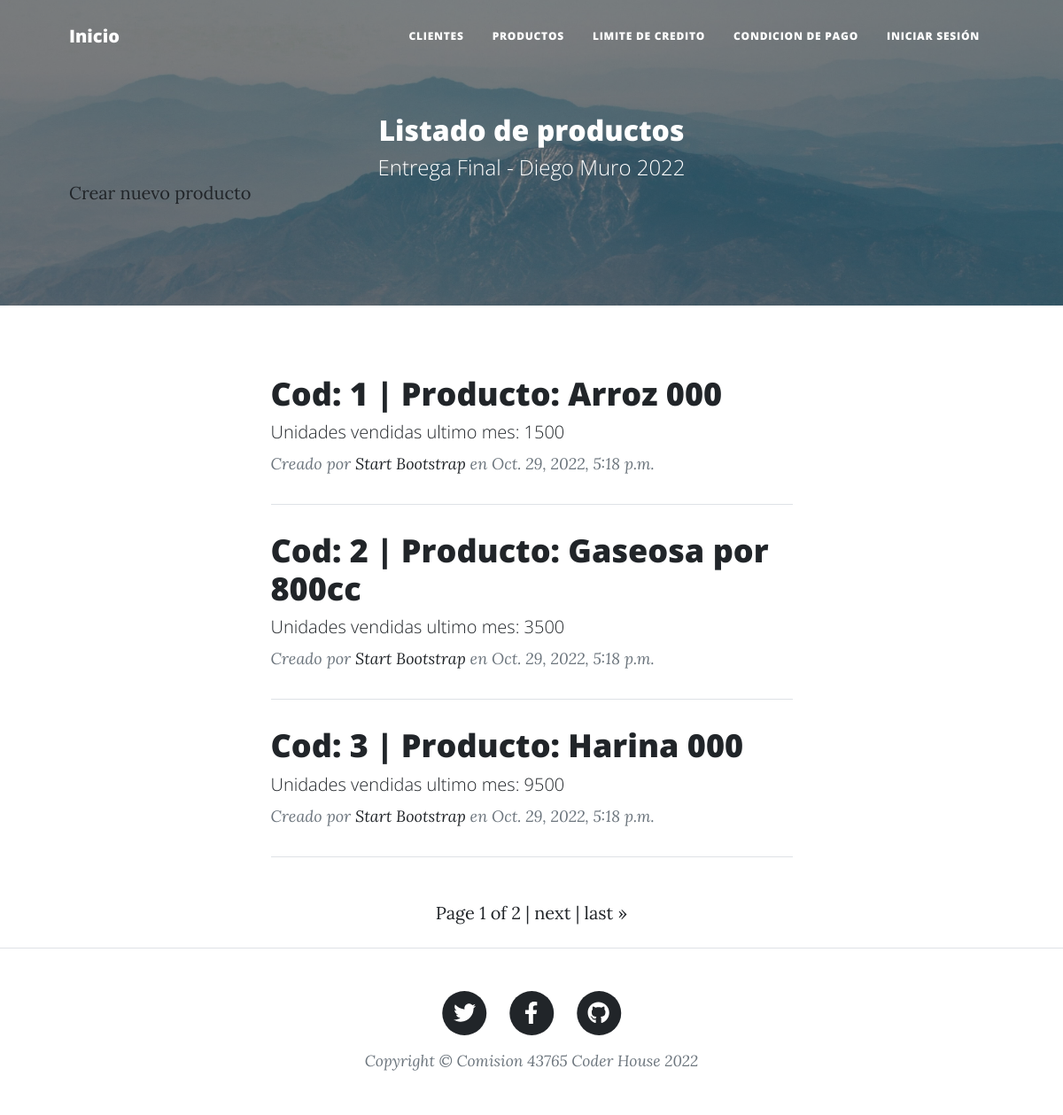
The app's page /product/products/, older data.
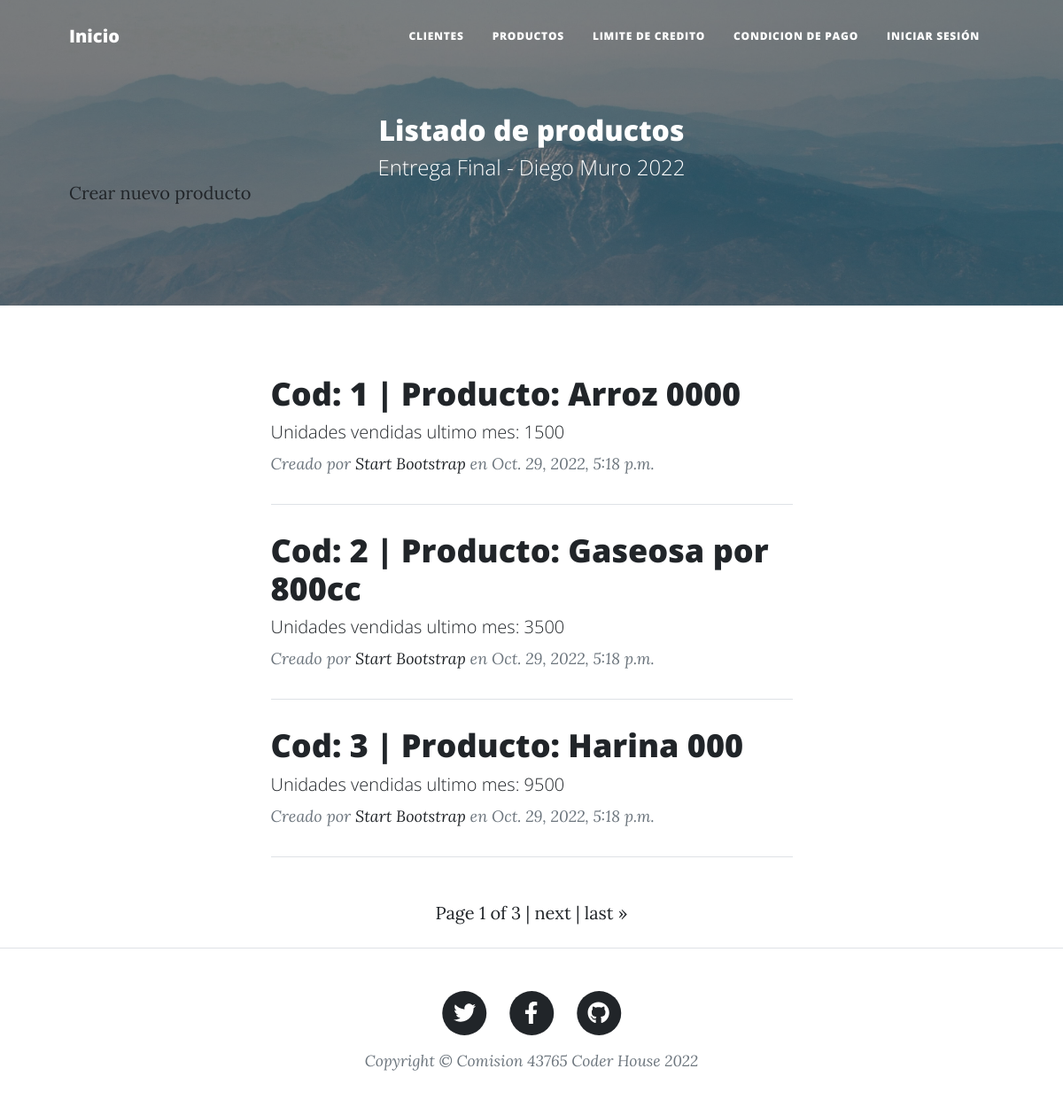
The same page, newer data.
### product/models.py (models this page shows, shortened)
class Product(models.Model):
    code = models.IntegerField()
    description = models.CharField(max_length=40)
    unit_sales = models.IntegerField()
    created_at = models.DateTimeField(auto_now_add=True)
    updated_at = models.DateTimeField(auto_now=True)

### product/views.py (the view)
# urls.py: path("products/", views.ProductListView.as_view(), name="product-list"),
class ProductListView(ListView):
    model = Product
    paginate_by = 3

### product/templates/product/product_list.html (shortened to what this page needs)
{% extends "home/index.html" %}
{% load static %}
{% block tp_final_header %}
    <header class="masthead" style="background-image: url('../../static/home/assets/img/header-light.jpg')">
        <div class="container position-relative px-4 px-lg-5">
            <div class="row gx-4 gx-lg-5 justify-content-center">
                <div class="col-md-15 col-lg-16 col-xl-14">
                    <div class="site-heading">
                        <h2>Listado de productos</h2>
                        <span class="subheading">Entrega Final - Diego Muro 2022</span>
                    </div>
                </div>
            </div>
            <a class="button_custom" href="{% url 'product:product-add' %}">Crear nuevo producto</a>
        </div>
    </header>
{% endblock %}
{% block tp_final_content %}
    {% for product in product_list %}
        <div class="post-preview">
            <a href="{% url 'product:product-detail' product.id %}">
                <h3 class="post-title"> Cod: {{ product.code }} | Producto: {{ product.description }}</h3>
                <h5 class="post-subtitle"> Unidades vendidas ultimo mes: {{ product.unit_sales }}</h5>
            </a>
            <p class="post-meta">
                Creado por
                <a href="#!">Start Bootstrap</a>
                en {{ product.created_at }}
            </p>
        </div>
        <hr class="my-4" />
    {% endfor %}
{% endblock %}

Row changes from the older to the newer data that the page shows:
changed Product: description "Arroz 000" → "Arroz 0000"
Text that changed along with them:
{{ page_obj.paginator.num_pages }}: "2" → "3"
